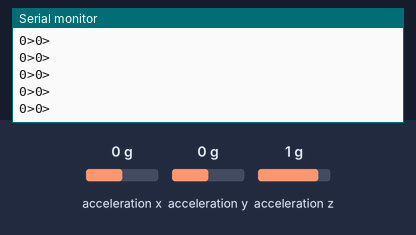
The sketch below on a simulated Arduino Uno, built with avr-gcc and run on an emulated ATmega328P. On the bench: the last lines printed to the serial monitor. The inputs (shaded band) are chosen by the test bench; at power-on: acceleration x 0 g, acceleration y 0 g, acceleration z 1 g.

Above: at 1.2 s.
1.3 s: acceleration x set to -1.4 g
At 2.0 s:
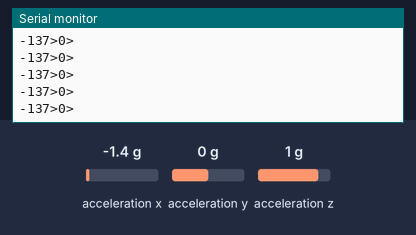
2.8 s: acceleration y set to -1.4 g
At 3.8 s:
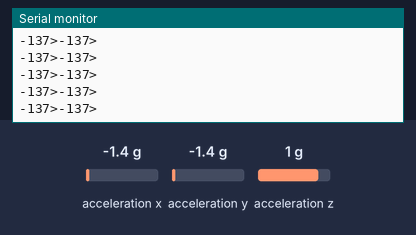
4.3 s: acceleration x set to -0.8 g
At 5.1 s:
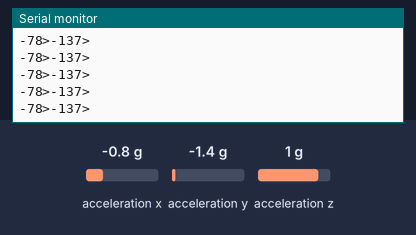
Timing chart, 0 to 7.3 s (numbered marks = the images above; inputs shaded):
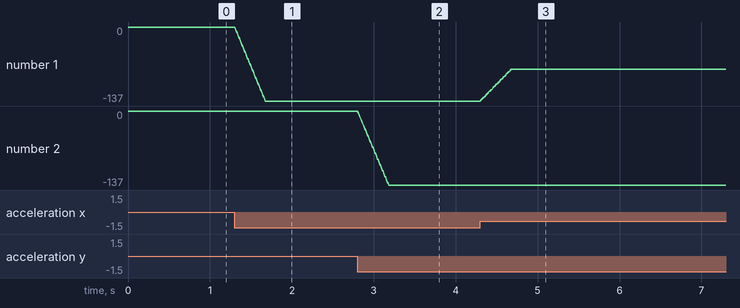

The sketch:

accel_arduino_XY.ino
```cpp
#include <Wire.h>
#include <Adafruit_Sensor.h>
#include <Adafruit_ADXL345_U.h>
#include <movingAvg.h>

/* Assign a unique ID to this sensor at the same time */
Adafruit_ADXL345_Unified accel = Adafruit_ADXL345_Unified(12345);
movingAvg avgX(50);
movingAvg avgY(50);

void setup() {
  Serial.begin(115200);
  /* Initialise the sensor */
  if(!accel.begin()){

    Serial.println("Ooops, no ADXL345 detected ... Check your wiring!");
    while(1);
  }

  /* Set the range to whatever is appropriate for your project */
  //accel.setRange(ADXL345_RANGE_16_G);
  //accel.setRange(ADXL345_RANGE_8_G);
  //accel.setRange(ADXL345_RANGE_4_G);
  accel.setRange(ADXL345_RANGE_2_G);
  avgX.begin();
  avgY.begin();


}

void loop() {
  sensors_event_t event;
  accel.getEvent(&event);


  int x = avgX.reading(event.acceleration.x * 10);
  int y = avgY.reading(event.acceleration.y * 10);

  Serial.print(x);
  Serial.print(">");
  Serial.print(y);
  Serial.println(">");
  delay(5);
}
```

Measured:
- after the input at 1.3 s, the serial monitor: prints a new line at once (image 1)
- after the input at 2.8 s, the serial monitor: prints a new line at once (image 2)
- plotted number 1: 0 → -137 after the input at 1.3 s
